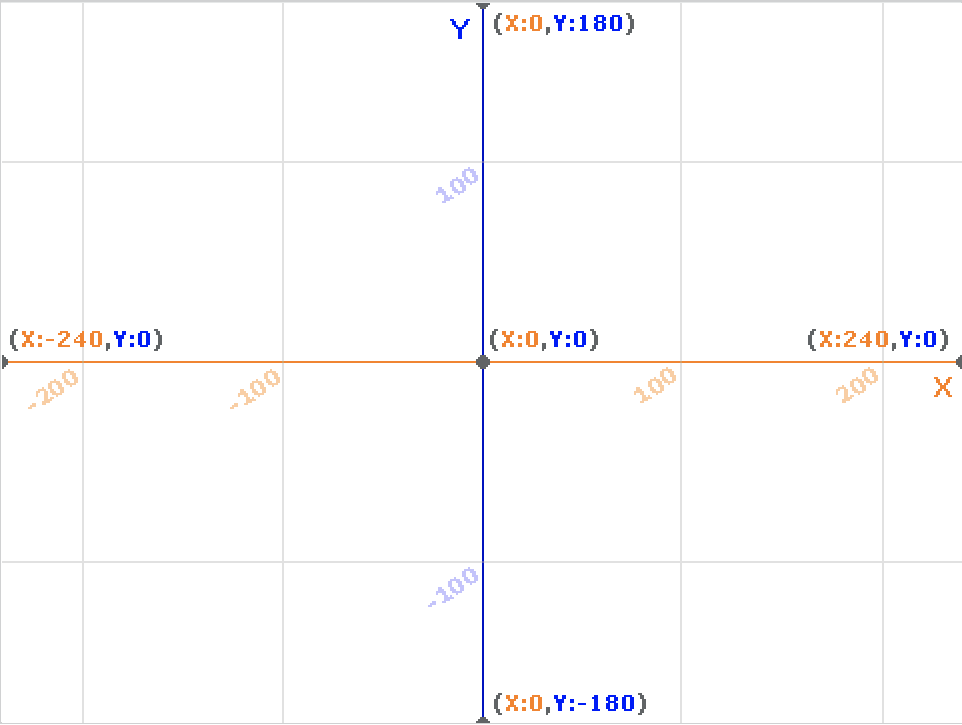
#> input picture picture.png, 962 x 725 px
$ python rect_test.py
#> lines starting #> are read from the running program, lines starting #| are printed output that depends on the picture; after the words box and inside, x2 and y2 are one past the last pixel; in counts of white or black regions, pixels touching at a corner belong together
import numpy as np
import cv2
img = cv2.imread('picture.png', cv2.IMREAD_COLOR)
#> img is the input picture: shape (725, 962, 3); mean B, G, R 252.5, 252.1, 252.7
cv2.rectangle(img,(15,25),(200,150),(0,0,255),2)
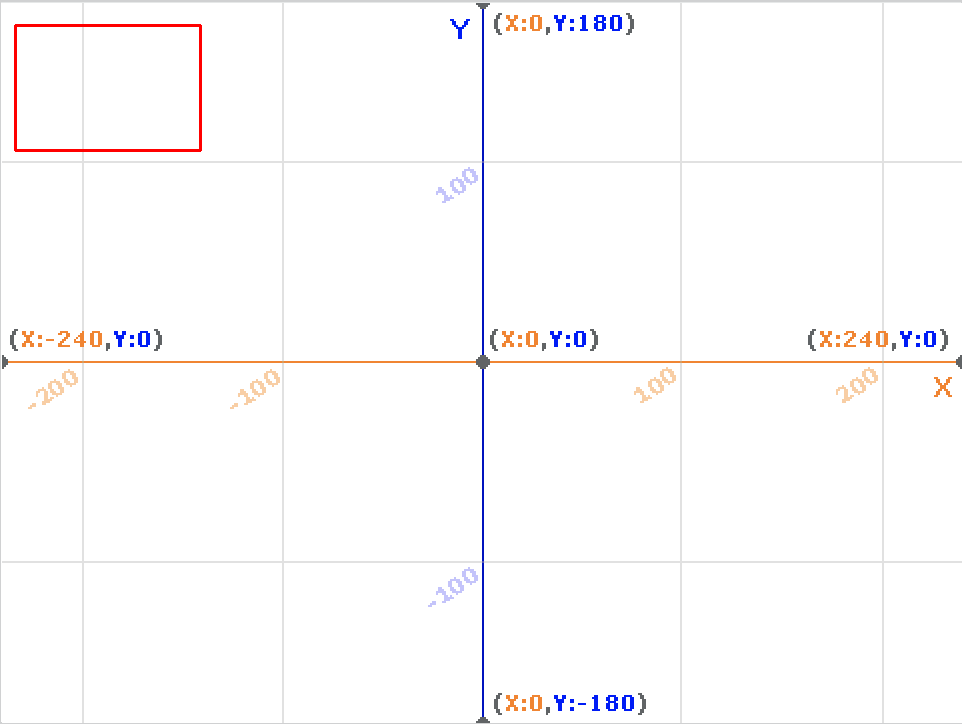
#> img: shape (725, 962, 3); 0.27% of pixels changed, all inside (x1, y1, x2, y2) = (14, 24, 202, 152)
cv2.imshow('test', img)
cv2.waitKey(0)
cv2.destroyAllWindows()
